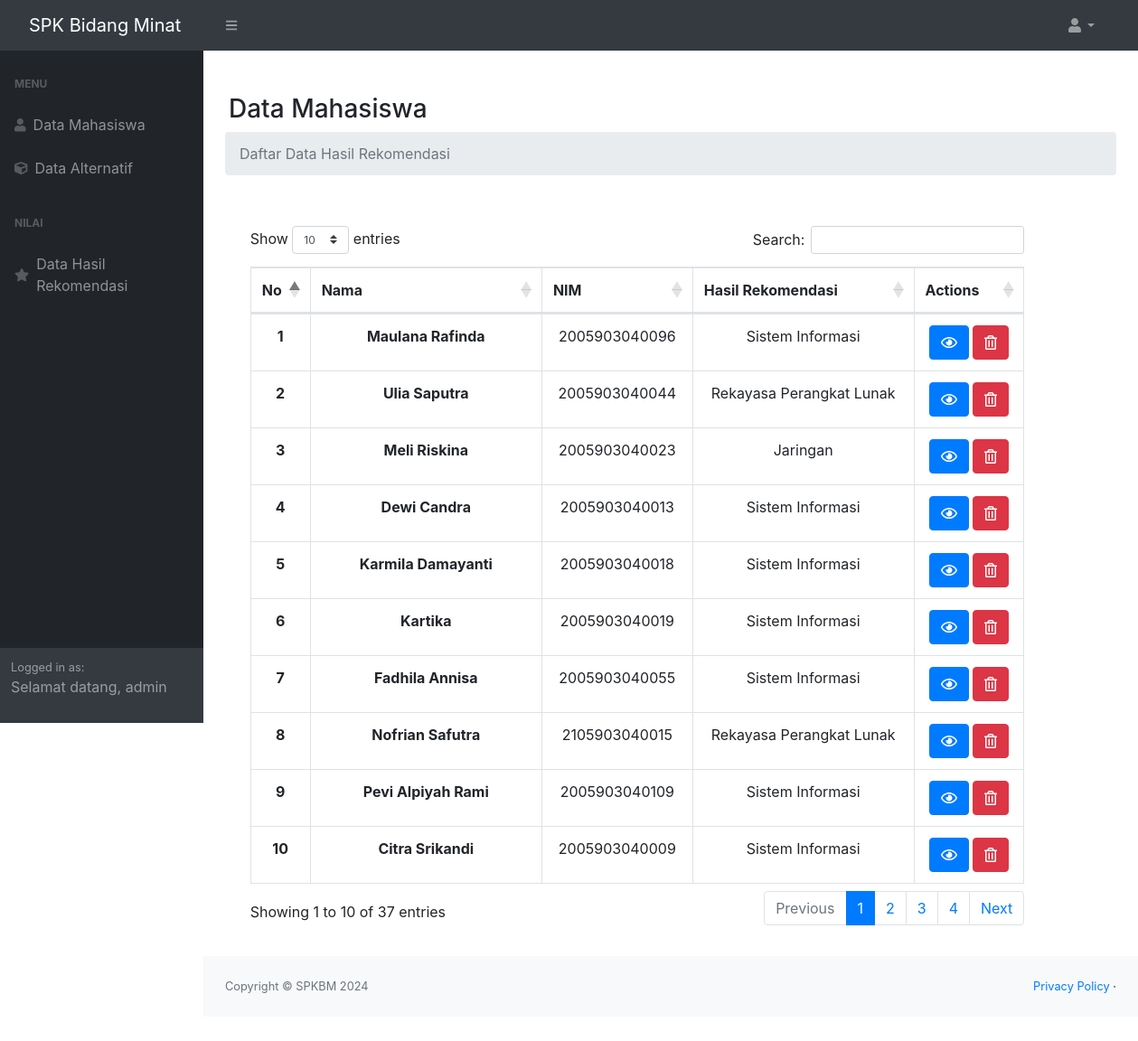
/dist/admin/data_hasilRekomendasi.php (signed in), run on the app's committed database.
### tables this page shows
CREATE TABLE `hasil_rekomendasi` (
  `id` int(11) NOT NULL,
  `nim` varchar(255) NOT NULL,
  `nama` varchar(255) NOT NULL,
  `hasil` varchar(50) NOT NULL
);

### dist/admin/data_hasilRekomendasi.php (the view, shortened to what this page needs)
<?php
include '../config.php';
$username = $_SESSION['username'];
$sql = "SELECT * FROM admin WHERE username = ?";
$stmt = $conn->prepare($sql);
$stmt->bind_param("i", $username);
$stmt->execute();
$result = $stmt->get_result();
$user = $result->fetch_assoc();
$nama = $user['username'];
$sql = "SELECT * FROM users";
$result = $conn->query($sql);
if ($result->num_rows > 0) {
    $data = [];
    while ($row = $result->fetch_assoc()) {
        $data[] = $row;
    }
} else {
    echo "0 hasil";
}
$sql = "SELECT * FROM hasil_rekomendasi";
$result = $conn->query($sql);
if ($result->num_rows > 0) {
    $data = [];
    while ($row = $result->fetch_assoc()) {
        $data[] = $row;
    }
} else {
    echo "0 hasil";
}
?>
<!DOCTYPE html>
<html lang="en">
<head>
    <link href="https://cdn.jsdelivr.net/npm/simple-datatables@latest/dist/style.css" rel="stylesheet" />
    <link href="../css/styles.css" rel="stylesheet" />
    <link href="//maxcdn.bootstrapcdn.com/bootstrap/4.1.1/css/bootstrap.min.css" rel="stylesheet" id="bootstrap-css">
    <link href="https://cdn.datatables.net/1.11.5/css/dataTables.bootstrap4.min.css" rel="stylesheet">
</head>
<body class="sb-nav-fixed">
    <nav class="sb-topnav navbar navbar-expand navbar-dark bg-dark">
        <a class="navbar-brand ps-3" href="index.php">SPK Bidang Minat</a>
        <button class="btn btn-link btn-sm order-1 order-lg-0 me-4 me-lg-0" id="sidebarToggle" href="#!"><i class="fas fa-bars"></i></button>
        <ul class="navbar-nav ms-auto ms-md-0 me-3 me-lg-4">
            <li class="nav-item dropdown">
                <a class="nav-link dropdown-toggle" id="navbarDropdown" href="#" role="button" data-bs-toggle="dropdown" aria-expanded="false"><i class="fas fa-user fa-fw"></i></a>
            </li>
        </ul>
    </nav>
    <div id="layoutSidenav">
        <div id="layoutSidenav_nav">
            <nav class="sb-sidenav accordion sb-sidenav-dark" id="sidenavAccordion">
                <div class="sb-sidenav-menu">
                    <div class="nav">
                        <div class="sb-sidenav-menu-heading">Menu</div>
                        <a class="nav-link" href="index.php">
                            <div class="sb-nav-link-icon"><i class="fas fa-user"></i></div>
                            Data Mahasiswa
                        </a>
                        <a class="nav-link" href="alternatif.php">
                            <div class="sb-nav-link-icon"><i class="fas fa-cube"></i></div>
                            Data Alternatif
                        </a>
                        <div class="sb-sidenav-menu-heading">Nilai</div>
                        <a class="nav-link" href="data_hasilRekomendasi.php">
                            <div class="sb-nav-link-icon"><i class="fas fa-star"></i></div>
                            Data Hasil Rekomendasi
                        </a>
                    </div>
                </div>
                <div class="sb-sidenav-footer">
                    <div class="small">Logged in as:</div>
                    <?php echo "<p>Selamat datang, " . htmlspecialchars($nama) . "</p>"; ?>
                </div>
            </nav>
        </div>
        <div id="layoutSidenav_content">
            <main>
                <div class="container-fluid px-4">
                    <h3 class="mt-4 ml-1">Data Mahasiswa</h3>
                    <ol class="breadcrumb mb-4">
                        <li class="breadcrumb-item active">Daftar Data Hasil Rekomendasi</li>
                    </ol>
                </div>
            </main>
            <div class="container table-responsive center" style="margin-left: 5%;">
                <div class="row">
                    <div class="col-10">
                        <table id="dataTable" class="table table-bordered" width=" 100%" cellspacing="0">
                            <thead>
                                <tr>
                                    <th scope="col">No</th>
                                    <th scope="col">Nama</th>
                                    <th scope="col">NIM</th>
                                    <th scope="col">Hasil Rekomendasi</th>
                                    <th scope="col">Actions</th>
                                </tr>
                            </thead>
                            <tbody>
                                <?php
                                $i = 1;
                                if (!empty($data)) {
                                    foreach ($data as $row) {
                                        echo "<tr>";
                                        echo "<th>" . $i++ . "</th>";
                                        echo "<th scope='row'>" . $row['nama'] . "</th>";
                                        echo "<td>" . $row['nim'] . "</td>";
                                        echo "<td>" . $row['hasil'] . "</td>";
                                        echo "<td>
                        <a href='detail_mahasiswa.php?nim=" . $row['nim'] . "' class='btn btn-primary'><i class='far fa-eye'></i></a>
                        <a href='konfirmasi_hapusRekomendasi.php?nim=" . $row['nim'] . "' class='btn btn-danger'><i class='far fa-trash-alt'></i></a>
                      </td>";
                                        echo "</tr>";
                                    }
                                }
                                ?>
                            </tbody>
                        </table>
                    </div>
                </div>
            </div>
            <footer class="py-4 bg-light mt-auto">
                <div class="container-fluid px-4">
                    <div class="d-flex align-items-center justify-content-between small">
                        <div class="text-muted">Copyright &copy; SPKBM 2024</div>
                        <div>
                            <a href="#">Privacy Policy</a>
                            &middot;
                        </div>
                    </div>
                </div>
            </footer>
        </div>
    </div>
</body>
</html>

### dist/admin/data_hasilRekomendasi.php (style rules this page uses)
table { border-collapse: collapse; }
th, td { border: 1px solid #ddd; padding: 8px; text-align: center; }
th, td:first-child { border: none; }
.container { padding: 2rem 0rem; }

### data on the page
hasil_rekomendasi: nama "Maulana Rafinda", nim "2005903040096", hasil "Sistem Informasi"
hasil_rekomendasi: nama "Ulia Saputra", nim "2005903040044", hasil "Rekayasa Perangkat Lunak"
hasil_rekomendasi: nama "Meli Riskina", nim "2005903040023", hasil "Jaringan"
hasil_rekomendasi: nama "Dewi Candra", nim "2005903040013", hasil "Sistem Informasi"
hasil_rekomendasi: nama "Karmila Damayanti", nim "2005903040018", hasil "Sistem Informasi"
hasil_rekomendasi: nama "Kartika", nim "2005903040019", hasil "Sistem Informasi"
hasil_rekomendasi: nama "Fadhila Annisa", nim "2005903040055", hasil "Sistem Informasi"
hasil_rekomendasi: nama "Nofrian Safutra", nim "2105903040015", hasil "Rekayasa Perangkat Lunak"
hasil_rekomendasi: nama "Pevi Alpiyah Rami", nim "2005903040109", hasil "Sistem Informasi"
hasil_rekomendasi: nama "Citra Srikandi", nim "2005903040009", hasil "Sistem Informasi"

### other printed values
$nama "admin"
